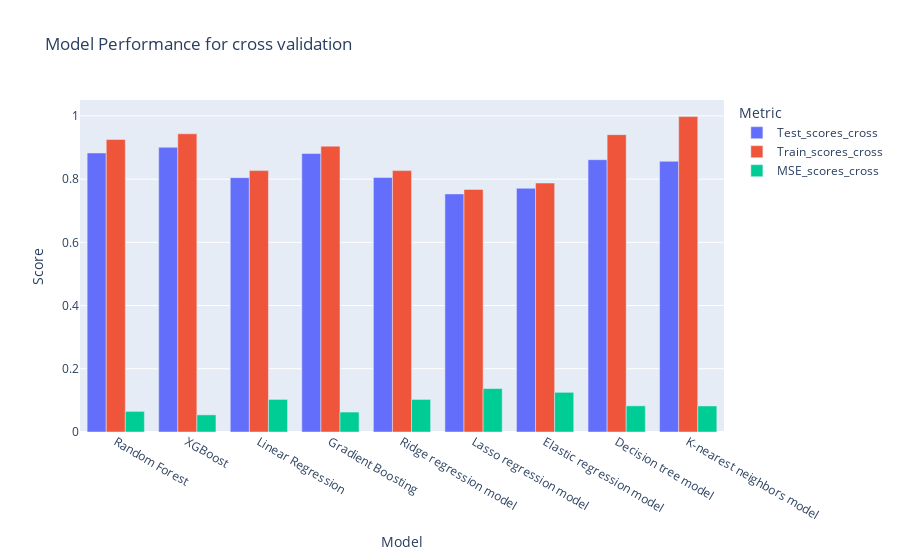

Source (notebook cell):
### Code cell
# plot results for cross validation
df_plot = pd.DataFrame({
    'Model': model_names,
    'Test_scores_cross': Test_scores_cr,
    'Train_scores_cross': Train_scores_cr,
    'MSE_scores_cross': MSE_scores_cr
    })

df_melted = df_plot.melt(id_vars='Model', value_vars=['Test_scores_cross', 'Train_scores_cross', 'MSE_scores_cross'], 
                    var_name='Metric', value_name='Score')

fig = px.bar(
    df_melted, 
    x='Model', 
    y='Score', 
    color='Metric',  
    barmode='group', 
    labels={"x": "Model", "y": "Score"},
    title="Model Performance for cross validation"
)

fig.show()

### Figure 1 — Plotly figure (JSON) as saved in the notebook; plotly's stock layout.template omitted (floating-point values rounded to 4 significant figures)
{"data": [{"alignmentgroup": "True", "hovertemplate": "Metric=Test_scores_cross<br>Model=%{x}<br>Score=%{y}<extra></extra>", "legendgroup": "Test_scores_cross", "marker": {"color": "#636efa", "pattern": {"shape": ""}}, "name": "Test_scores_cross", "offsetgroup": "Test_scores_cross", "orientation": "v", "showlegend": true, "textposition": "auto", "type": "bar", "x": ["Random Forest", "XGBoost", "Linear Regression", "Gradient Boosting", "Ridge regression model", "Lasso regression model", "Elastic regression model", "Decision tree model", "K-nearest neighbors model"], "xaxis": "x", "y": [0.8828, 0.9007, 0.8047, 0.8813, 0.8051, 0.7532, 0.7712, 0.8615, 0.8565], "yaxis": "y"}, {"alignmentgroup": "True", "hovertemplate": "Metric=Train_scores_cross<br>Model=%{x}<br>Score=%{y}<extra></extra>", "legendgroup": "Train_scores_cross", "marker": {"color": "#EF553B", "pattern": {"shape": ""}}, "name": "Train_scores_cross", "offsetgroup": "Train_scores_cross", "orientation": "v", "showlegend": true, "textposition": "auto", "type": "bar", "x": ["Random Forest", "XGBoost", "Linear Regression", "Gradient Boosting", "Ridge regression model", "Lasso regression model", "Elastic regression model", "Decision tree model", "K-nearest neighbors model"], "xaxis": "x", "y": [0.9255, 0.9434, 0.827, 0.9043, 0.8269, 0.7675, 0.7876, 0.9408, 0.9978], "yaxis": "y"}, {"alignmentgroup": "True", "hovertemplate": "Metric=MSE_scores_cross<br>Model=%{x}<br>Score=%{y}<extra></extra>", "legendgroup": "MSE_scores_cross", "marker": {"color": "#00cc96", "pattern": {"shape": ""}}, "name": "MSE_scores_cross", "offsetgroup": "MSE_scores_cross", "orientation": "v", "showlegend": true, "textposition": "auto", "type": "bar", "x": ["Random Forest", "XGBoost", "Linear Regression", "Gradient Boosting", "Ridge regression model", "Lasso regression model", "Elastic regression model", "Decision tree model", "K-nearest neighbors model"], "xaxis": "x", "y": [0.06524, 0.05424, 0.1031, 0.06308, 0.1031, 0.1374, 0.1255, 0.08275, 0.0824], "yaxis": "y"}], "layout": {"barmode": "group", "legend": {"title": {"text": "Metric"}, "tracegroupgap": 0}, "title": {"text": "Model Performance for cross validation"}, "xaxis": {"anchor": "y", "domain": [0, 1], "title": {"text": "Model"}}, "yaxis": {"anchor": "x", "domain": [0, 1], "title": {"text": "Score"}}}}
